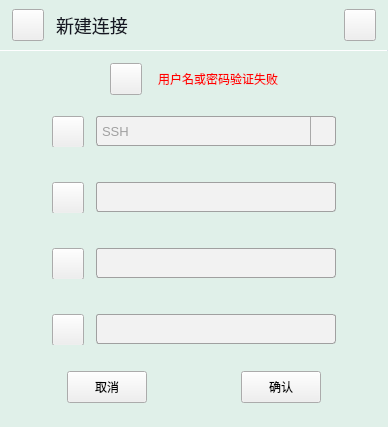
<?xml version="1.0" encoding="UTF-8"?>
<ui version="4.0">
 <class>Login</class>
 <widget class="QWidget" name="Login">
  <property name="geometry">
   <rect>
    <x>0</x>
    <y>0</y>
    <width>388</width>
    <height>378</height>
   </rect>
  </property>
  <property name="windowTitle">
   <string>Form</string>
  </property>
  <property name="styleSheet">
   <string notr="true">QWidget#Login{
background:#e0f0e9;
}

QLineEdit {
	border: 1px solid #A0A0A0; /* 边框宽度为1px，颜色为#A0A0A0 */
	border-radius: 3px; /* 边框圆角 */
	padding-left: 5px; /* 文本距离左边界有5px */
	background-color: #F2F2F2; /* 背景颜色 */
	color: #A0A0A0; /* 文本颜色 */
	selection-background-color: #A0A0A0; /* 选中文本的背景颜色 */
	selection-color: #F2F2F2; /* 选中文本的颜色 */
	font-family: &quot;Microsoft YaHei&quot;; /* 文本字体族 */
	font-size: 10pt; /* 文本字体大小 */
}

QLineEdit:hover { /* 鼠标悬浮在QLineEdit时的状态 */
	border: 1px solid #298DFF;
	border-radius: 3px;
	background-color: #F2F2F2;
	color: #298DFF;
	selection-background-color: #298DFF;
	selection-color: #F2F2F2;
}
</string>
  </property>
  <layout class="QVBoxLayout" name="verticalLayout_3" stretch="0,0,1">
   <property name="spacing">
    <number>12</number>
   </property>
   <property name="leftMargin">
    <number>0</number>
   </property>
   <property name="topMargin">
    <number>0</number>
   </property>
   <property name="rightMargin">
    <number>0</number>
   </property>
   <property name="bottomMargin">
    <number>24</number>
   </property>
   <item>
    <layout class="QVBoxLayout" name="verticalLayout_2">
     <property name="spacing">
      <number>0</number>
     </property>
     <item>
      <widget class="QWidget" name="title" native="true">
       <property name="styleSheet">
        <string notr="true">bottom-border:1px solid #dbe2ef;</string>
       </property>
       <layout class="QHBoxLayout" name="horizontalLayout">
        <property name="spacing">
         <number>12</number>
        </property>
        <property name="leftMargin">
         <number>12</number>
        </property>
        <property name="rightMargin">
         <number>12</number>
        </property>
        <item>
         <widget class="QPushButton" name="pushButton">
          <property name="minimumSize">
           <size>
            <width>32</width>
            <height>32</height>
           </size>
          </property>
          <property name="maximumSize">
           <size>
            <width>32</width>
            <height>32</height>
           </size>
          </property>
          <property name="styleSheet">
           <string notr="true">border-image: url(:/res/res/login.png);</string>
          </property>
          <property name="text">
           <string/>
          </property>
         </widget>
        </item>
        <item>
         <widget class="QLabel" name="label">
          <property name="styleSheet">
           <string notr="true">font-family: &quot;Brush Script&quot;;
  font-weight: normal;
  font-size: 18px;
  color: #161823;
  text-align: center;</string>
          </property>
          <property name="text">
           <string>新建连接</string>
          </property>
         </widget>
        </item>
        <item>
         <spacer name="horizontalSpacer">
          <property name="orientation">
           <enum>Qt::Horizontal</enum>
          </property>
          <property name="sizeHint" stdset="0">
           <size>
            <width>143</width>
            <height>20</height>
           </size>
          </property>
         </spacer>
        </item>
        <item>
         <widget class="QPushButton" name="btn_quit">
          <property name="minimumSize">
           <size>
            <width>32</width>
            <height>32</height>
           </size>
          </property>
          <property name="maximumSize">
           <size>
            <width>32</width>
            <height>32</height>
           </size>
          </property>
          <property name="styleSheet">
           <string notr="true">QPushButton {
	border-image: url(:/res/res/close.png);
}

QPushButton:hover{
	border-image: url(:/res/res/close_hover.png);
}

QPushButton:pressed{
	border-image: url(:/res/res/close_clicked.png);
}</string>
          </property>
          <property name="text">
           <string/>
          </property>
         </widget>
        </item>
       </layout>
      </widget>
     </item>
     <item>
      <widget class="Line" name="line">
       <property name="minimumSize">
        <size>
         <width>0</width>
         <height>1</height>
        </size>
       </property>
       <property name="maximumSize">
        <size>
         <width>16777215</width>
         <height>1</height>
        </size>
       </property>
       <property name="styleSheet">
        <string notr="true">background:#dbe2ef;
</string>
       </property>
       <property name="orientation">
        <enum>Qt::Horizontal</enum>
       </property>
      </widget>
     </item>
    </layout>
   </item>
   <item>
    <widget class="QWidget" name="widget_error" native="true">
     <layout class="QHBoxLayout" name="horizontalLayout_4">
      <property name="spacing">
       <number>16</number>
      </property>
      <property name="leftMargin">
       <number>0</number>
      </property>
      <property name="topMargin">
       <number>0</number>
      </property>
      <property name="rightMargin">
       <number>0</number>
      </property>
      <property name="bottomMargin">
       <number>0</number>
      </property>
      <item>
       <spacer name="horizontalSpacer_4">
        <property name="orientation">
         <enum>Qt::Horizontal</enum>
        </property>
        <property name="sizeHint" stdset="0">
         <size>
          <width>40</width>
          <height>20</height>
         </size>
        </property>
       </spacer>
      </item>
      <item>
       <widget class="QPushButton" name="pushButton_5">
        <property name="minimumSize">
         <size>
          <width>32</width>
          <height>32</height>
         </size>
        </property>
        <property name="maximumSize">
         <size>
          <width>32</width>
          <height>32</height>
         </size>
        </property>
        <property name="styleSheet">
         <string notr="true">border-image: url(:/res/res/error.png);</string>
        </property>
        <property name="text">
         <string/>
        </property>
       </widget>
      </item>
      <item>
       <widget class="QLabel" name="label_error">
        <property name="styleSheet">
         <string notr="true">background:transparent;
color:red;</string>
        </property>
        <property name="text">
         <string>用户名或密码验证失败</string>
        </property>
       </widget>
      </item>
      <item>
       <spacer name="horizontalSpacer_5">
        <property name="orientation">
         <enum>Qt::Horizontal</enum>
        </property>
        <property name="sizeHint" stdset="0">
         <size>
          <width>40</width>
          <height>20</height>
         </size>
        </property>
       </spacer>
      </item>
     </layout>
    </widget>
   </item>
   <item>
    <layout class="QVBoxLayout" name="verticalLayout">
     <property name="spacing">
      <number>26</number>
     </property>
     <item>
      <layout class="QHBoxLayout" name="horizontalLayout_5" stretch="1,7,1">
       <item>
        <spacer name="horizontalSpacer_2">
         <property name="orientation">
          <enum>Qt::Horizontal</enum>
         </property>
         <property name="sizeHint" stdset="0">
          <size>
           <width>40</width>
           <height>20</height>
          </size>
         </property>
        </spacer>
       </item>
       <item>
        <layout class="QVBoxLayout" name="verticalLayout_4">
         <item>
          <widget class="QWidget" name="widget_4" native="true">
           <property name="maximumSize">
            <size>
             <width>16777215</width>
             <height>40</height>
            </size>
           </property>
           <layout class="QHBoxLayout" name="horizontalLayout_8" stretch="0,0">
            <property name="spacing">
             <number>12</number>
            </property>
            <item>
             <widget class="QPushButton" name="pushButton_8">
              <property name="minimumSize">
               <size>
                <width>32</width>
                <height>32</height>
               </size>
              </property>
              <property name="maximumSize">
               <size>
                <width>32</width>
                <height>32</height>
               </size>
              </property>
              <property name="styleSheet">
               <string notr="true">border-image: url(:/res/res/type.png);</string>
              </property>
              <property name="text">
               <string/>
              </property>
             </widget>
            </item>
            <item>
             <widget class="QComboBox" name="comboBox">
              <property name="minimumSize">
               <size>
                <width>0</width>
                <height>30</height>
               </size>
              </property>
              <property name="styleSheet">
               <string notr="true">/* 未下拉时，QComboBox的样式 */
QComboBox {
	border: 1px solid #A0A0A0; /* 边框宽度为1px，颜色为#A0A0A0 */
	border-radius: 3px; /* 边框圆角 */
	padding-left: 5px; /* 文本距离左边界有5px */
	background-color: #F2F2F2; /* 背景颜色 */
	color: #A0A0A0; /* 文本颜色 */
	font-family: &quot;Microsoft YaHei&quot;; /* 文本字体族 */
	font-size: 10pt; /* 文本字体大小 */
}
 /* 下拉后，整个下拉窗体样式 */
QComboBox QAbstractItemView {
    outline: 0px solid gray;   /* 选定项的虚框 */
    border: 1px solid  #F2F2F2;   /* 整个下拉窗体的边框 */
    color:  #A0A0A0;
    background-color:  #F2F2F2;   /* 整个下拉窗体的背景色 */
    selection-background-color: lightgreen;   /* 整个下拉窗体被选中项的背景色 */
}
 
/* 下拉后，整个下拉窗体每项的样式 */
QComboBox QAbstractItemView::item {
    height: 50px;   /* 项的高度（设置pComboBox-&gt;setView(new QListView());后，该项才起作用） */
}
 
/* 下拉后，整个下拉窗体越过每项的样式 */
QComboBox QAbstractItemView::item:hover {
    color: #FFFFFF;
    background-color: lightgreen;   /* 整个下拉窗体越过每项的背景色 */
}
 
/* 下拉后，整个下拉窗体被选择的每项的样式 */
QComboBox QAbstractItemView::item:selected {
    color: #FFFFFF;
    background-color: lightgreen;
}
 
/* QComboBox中的垂直滚动条 */
QComboBox QAbstractScrollArea QScrollBar:vertical {
    width: 10px;
    background-color: #d0d2d4;   /* 空白区域的背景色  灰色green */
}
 
QComboBox QAbstractScrollArea QScrollBar::handle:vertical {
    border-radius: 5px;   /* 圆角 */
    background: rgb(160,160,160);   /* 小方块的背景色深灰lightblue */
}
 
QComboBox QAbstractScrollArea QScrollBar::handle:vertical:hover {
    background: rgb(90, 91, 93);   /* 越过小方块的背景色yellow */
}

 
/* 点击QComboBox */
QComboBox:on {
}
 
/* 下拉框样式 */
QComboBox::drop-down {
    subcontrol-origin: padding;   /* 子控件在父元素中的原点矩形。如果未指定此属性，则默认为padding。 */
    subcontrol-position: top right;   /* 下拉框的位置（右上） */
    width: 24px;   /* 下拉框的宽度 */
 
    border-left-width: 1px;   /* 下拉框的左边界线宽度 */
    border-left-color: darkgray;   /* 下拉框的左边界线颜色 */
    border-left-style: solid;   /* 下拉框的左边界线为实线 */
    border-top-right-radius: 3px;   /* 下拉框的右上边界线的圆角半径（应和整个QComboBox右上边界线的圆角半径一致） */
    border-bottom-right-radius: 3px;   /* 同上 */
}
　/* 越过下拉框样式 */
 
　QComboBox::drop-down:hover {
 
　　　background: dark-gray;
 
　}
/* 下拉箭头样式 */
 QComboBox::down-arrow {
 width: 24px; /* 下拉箭头的宽度（建议与下拉框drop-down的宽度一致） */
 background: transparent; /* 下拉箭头的的背景色 */
 padding: 0px 0px 0px 0px; /* 上内边距、右内边距、下内边距、左内边距 */
 image: url(:/res/res/down_arrow.png);
}


</string>
              </property>
              <item>
               <property name="text">
                <string>SSH</string>
               </property>
              </item>
              <item>
               <property name="text">
                <string>SFTP</string>
               </property>
              </item>
              <item>
               <property name="text">
                <string>SCP</string>
               </property>
              </item>
             </widget>
            </item>
           </layout>
          </widget>
         </item>
         <item>
          <widget class="QWidget" name="widget_3" native="true">
           <property name="maximumSize">
            <size>
             <width>16777215</width>
             <height>40</height>
            </size>
           </property>
           <layout class="QHBoxLayout" name="horizontalLayout_7" stretch="0,1">
            <property name="spacing">
             <number>12</number>
            </property>
            <item>
             <widget class="QPushButton" name="pushButton_7">
              <property name="minimumSize">
               <size>
                <width>32</width>
                <height>32</height>
               </size>
              </property>
              <property name="maximumSize">
               <size>
                <width>32</width>
                <height>32</height>
               </size>
              </property>
              <property name="styleSheet">
               <string notr="true">border-image: url(:/res/res/ip.png);</string>
              </property>
              <property name="text">
               <string/>
              </property>
             </widget>
            </item>
            <item>
             <widget class="QLineEdit" name="edit_ip">
              <property name="minimumSize">
               <size>
                <width>0</width>
                <height>30</height>
               </size>
              </property>
             </widget>
            </item>
           </layout>
          </widget>
         </item>
         <item>
          <widget class="QWidget" name="widget_2" native="true">
           <property name="maximumSize">
            <size>
             <width>16777215</width>
             <height>40</height>
            </size>
           </property>
           <layout class="QHBoxLayout" name="horizontalLayout_2" stretch="0,1">
            <property name="spacing">
             <number>12</number>
            </property>
            <item>
             <widget class="QPushButton" name="pushButton_3">
              <property name="minimumSize">
               <size>
                <width>32</width>
                <height>32</height>
               </size>
              </property>
              <property name="maximumSize">
               <size>
                <width>32</width>
                <height>32</height>
               </size>
              </property>
              <property name="styleSheet">
               <string notr="true">border-image: url(:/res/res/user.png);</string>
              </property>
              <property name="text">
               <string/>
              </property>
             </widget>
            </item>
            <item>
             <widget class="QLineEdit" name="edit_user">
              <property name="minimumSize">
               <size>
                <width>0</width>
                <height>30</height>
               </size>
              </property>
             </widget>
            </item>
           </layout>
          </widget>
         </item>
         <item>
          <widget class="QWidget" name="widget" native="true">
           <property name="maximumSize">
            <size>
             <width>16777215</width>
             <height>40</height>
            </size>
           </property>
           <layout class="QHBoxLayout" name="horizontalLayout_3" stretch="0,1">
            <property name="spacing">
             <number>12</number>
            </property>
            <item>
             <widget class="QPushButton" name="pushButton_4">
              <property name="minimumSize">
               <size>
                <width>32</width>
                <height>32</height>
               </size>
              </property>
              <property name="maximumSize">
               <size>
                <width>32</width>
                <height>32</height>
               </size>
              </property>
              <property name="styleSheet">
               <string notr="true">border-image: url(:/res/res/passwd.png);</string>
              </property>
              <property name="text">
               <string/>
              </property>
             </widget>
            </item>
            <item>
             <widget class="QLineEdit" name="edit_passwd">
              <property name="minimumSize">
               <size>
                <width>0</width>
                <height>30</height>
               </size>
              </property>
             </widget>
            </item>
           </layout>
          </widget>
         </item>
        </layout>
       </item>
       <item>
        <spacer name="horizontalSpacer_3">
         <property name="orientation">
          <enum>Qt::Horizontal</enum>
         </property>
         <property name="sizeHint" stdset="0">
          <size>
           <width>40</width>
           <height>20</height>
          </size>
         </property>
        </spacer>
       </item>
      </layout>
     </item>
     <item>
      <layout class="QHBoxLayout" name="horizontalLayout_6">
       <item>
        <spacer name="horizontalSpacer_6">
         <property name="orientation">
          <enum>Qt::Horizontal</enum>
         </property>
         <property name="sizeHint" stdset="0">
          <size>
           <width>40</width>
           <height>20</height>
          </size>
         </property>
        </spacer>
       </item>
       <item>
        <widget class="QPushButton" name="btn_cancel">
         <property name="minimumSize">
          <size>
           <width>48</width>
           <height>32</height>
          </size>
         </property>
         <property name="styleSheet">
          <string notr="true"/>
         </property>
         <property name="text">
          <string>取消</string>
         </property>
        </widget>
       </item>
       <item>
        <spacer name="horizontalSpacer_7">
         <property name="orientation">
          <enum>Qt::Horizontal</enum>
         </property>
         <property name="sizeHint" stdset="0">
          <size>
           <width>40</width>
           <height>20</height>
          </size>
         </property>
        </spacer>
       </item>
       <item>
        <widget class="QPushButton" name="btn_confirm">
         <property name="minimumSize">
          <size>
           <width>48</width>
           <height>32</height>
          </size>
         </property>
         <property name="text">
          <string>确认</string>
         </property>
        </widget>
       </item>
       <item>
        <spacer name="horizontalSpacer_8">
         <property name="orientation">
          <enum>Qt::Horizontal</enum>
         </property>
         <property name="sizeHint" stdset="0">
          <size>
           <width>40</width>
           <height>20</height>
          </size>
         </property>
        </spacer>
       </item>
      </layout>
     </item>
    </layout>
   </item>
  </layout>
 </widget>
 <tabstops>
  <tabstop>edit_user</tabstop>
  <tabstop>edit_passwd</tabstop>
  <tabstop>pushButton</tabstop>
  <tabstop>pushButton_3</tabstop>
  <tabstop>pushButton_4</tabstop>
  <tabstop>btn_quit</tabstop>
 </tabstops>
 <resources>
  <include location="../../app.qrc"/>
 </resources>
 <connections/>
</ui>
